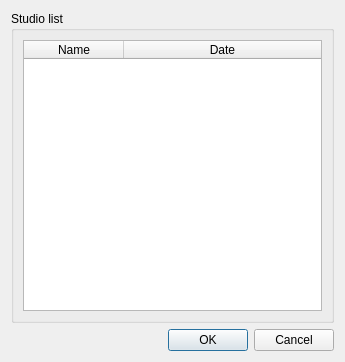
<?xml version="1.0" encoding="UTF-8"?>
<ui version="4.0">
 <class>StudioListW</class>
 <widget class="QDialog" name="StudioListW">
  <property name="geometry">
   <rect>
    <x>0</x>
    <y>0</y>
    <width>345</width>
    <height>362</height>
   </rect>
  </property>
  <property name="windowTitle">
   <string>Load Studio</string>
  </property>
  <layout class="QVBoxLayout" name="verticalLayout_2">
   <item>
    <widget class="QGroupBox" name="groupBox">
     <property name="title">
      <string>Studio list</string>
     </property>
     <layout class="QVBoxLayout" name="verticalLayout">
      <item>
       <widget class="QTableWidget" name="tableWidget">
        <property name="editTriggers">
         <set>QAbstractItemView::NoEditTriggers</set>
        </property>
        <property name="showDropIndicator" stdset="0">
         <bool>false</bool>
        </property>
        <property name="dragDropOverwriteMode">
         <bool>false</bool>
        </property>
        <property name="selectionMode">
         <enum>QAbstractItemView::SingleSelection</enum>
        </property>
        <property name="selectionBehavior">
         <enum>QAbstractItemView::SelectRows</enum>
        </property>
        <attribute name="horizontalHeaderStretchLastSection">
         <bool>true</bool>
        </attribute>
        <attribute name="verticalHeaderVisible">
         <bool>false</bool>
        </attribute>
        <attribute name="verticalHeaderDefaultSectionSize">
         <number>22</number>
        </attribute>
        <column>
         <property name="text">
          <string>Name</string>
         </property>
        </column>
        <column>
         <property name="text">
          <string>Date</string>
         </property>
        </column>
       </widget>
      </item>
     </layout>
    </widget>
   </item>
   <item>
    <widget class="QDialogButtonBox" name="buttonBox">
     <property name="orientation">
      <enum>Qt::Horizontal</enum>
     </property>
     <property name="standardButtons">
      <set>QDialogButtonBox::Cancel|QDialogButtonBox::Ok</set>
     </property>
    </widget>
   </item>
  </layout>
 </widget>
 <resources/>
 <connections>
  <connection>
   <sender>buttonBox</sender>
   <signal>accepted()</signal>
   <receiver>StudioListW</receiver>
   <slot>accept()</slot>
   <hints>
    <hint type="sourcelabel">
     <x>248</x>
     <y>254</y>
    </hint>
    <hint type="destinationlabel">
     <x>157</x>
     <y>274</y>
    </hint>
   </hints>
  </connection>
  <connection>
   <sender>buttonBox</sender>
   <signal>rejected()</signal>
   <receiver>StudioListW</receiver>
   <slot>reject()</slot>
   <hints>
    <hint type="sourcelabel">
     <x>316</x>
     <y>260</y>
    </hint>
    <hint type="destinationlabel">
     <x>286</x>
     <y>274</y>
    </hint>
   </hints>
  </connection>
 </connections>
</ui>
